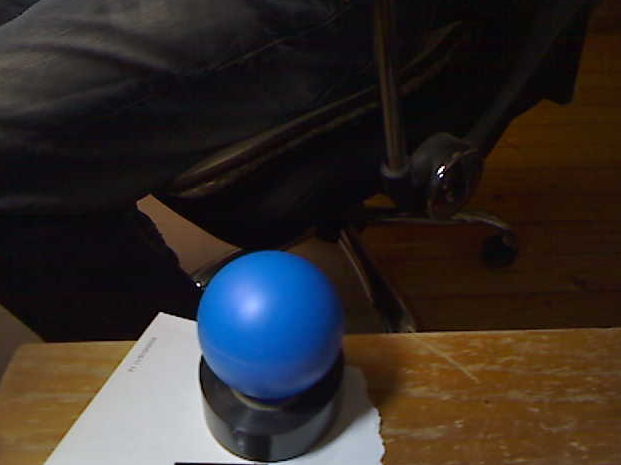
#> input picture opencv-fundamentals-master/test images/blueball.png, 621 x 465 px, found by its file name
$ python tut7_b.py
#> lines starting #> are read from the running program, lines starting #| are printed output that depends on the picture; after the words box and inside, x2 and y2 are one past the last pixel; in counts of white or black regions, pixels touching at a corner belong together
import cv2
import numpy as np


img = cv2.imread('blueball.png',cv2.IMREAD_COLOR)
#> img is the input picture: shape (465, 621, 3); mean B, G, R 40.8, 43.9, 50.8

hsv = cv2.cvtColor(img, cv2.COLOR_BGR2GRAY)
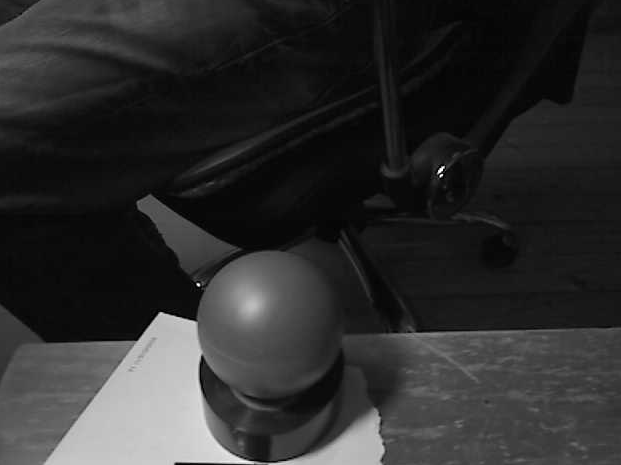
#> hsv: shape (465, 621); min 0, max 255, mean 45.6

# hsv hue sat value
lower_red = np.array([80, 50, 0])
upper_red = np.array([255, 150, 255])

mask = cv2.inRange(img, lower_red, upper_red)
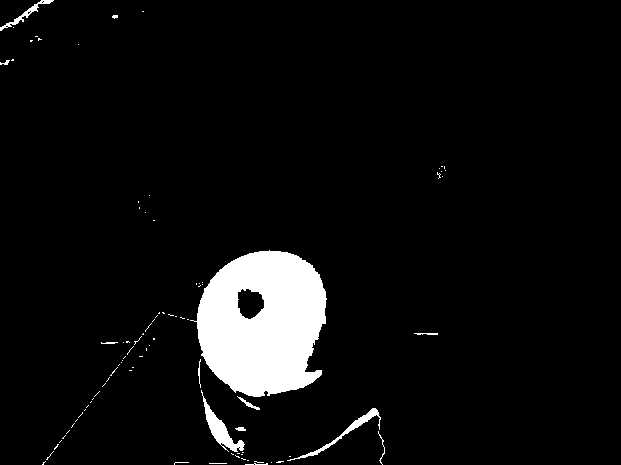
#> mask: shape (465, 621); 5.7% white; 91 white regions (79 under 20 px), largest, box (x1, y1, x2, y2) and area: (190, 250, 327, 397) 14419, (201, 390, 245, 452) 683, (287, 408, 381, 461) 457

res = cv2.bitwise_and(img, img, mask=mask)
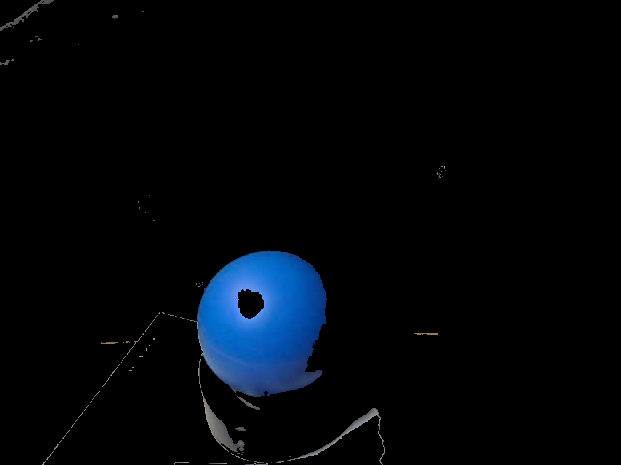
#> res: shape (465, 621, 3); mean B, G, R 9.6, 5.4, 2

cv2.imshow('initial image',img)
cv2.imshow('mask', mask)
cv2.imshow('res', res)


cv2.waitKey(0)
cv2.destroyAllWindows()
